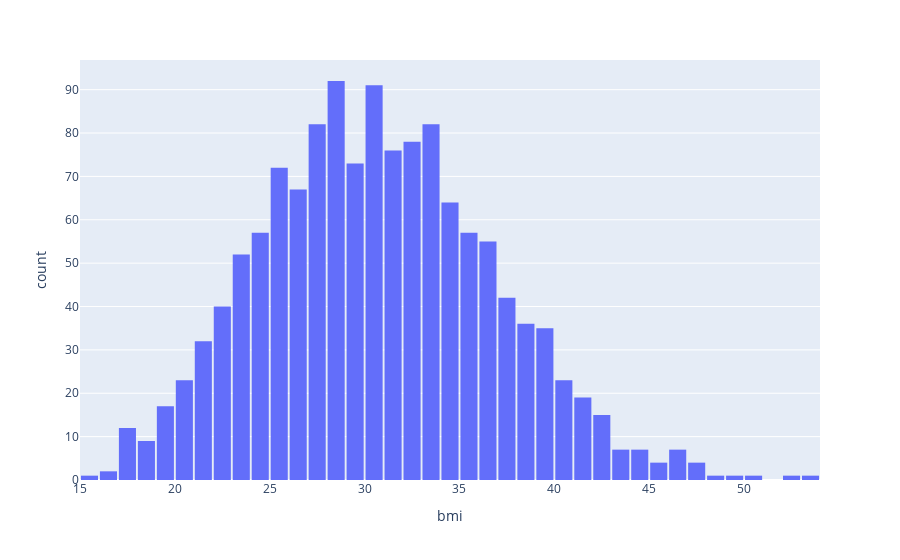

Notebook cell for this chart:
### Markdown cell above
Body Mass Index
Let's look at the distribution of BMI (Body Mass Index) of customers, using a histogram and box plot.

### Code cell
fid=px.histogram(medical_df,x='bmi')
fid.update_layout(bargap=0.1)
fid.show()

### Figure 1 — Plotly figure (JSON) as saved in the notebook; plotly's stock layout.template omitted (floating-point values rounded to 4 significant figures; data arrays with more than 128 entries replaced by an {"elided": "..."} marker saying what was removed)
{"data": [{"alignmentgroup": "True", "bingroup": "x", "hovertemplate": "bmi=%{x}<br>count=%{y}<extra></extra>", "legendgroup": "", "marker": {"color": "#636efa", "pattern": {"shape": ""}}, "name": "", "offsetgroup": "", "orientation": "v", "showlegend": false, "type": "histogram", "x": {"elided": "1338 float values"}, "xaxis": "x", "yaxis": "y"}], "layout": {"autosize": true, "bargap": 0.1, "barmode": "relative", "legend": {"tracegroupgap": 0}, "margin": {"t": 60}, "xaxis": {"anchor": "y", "autorange": true, "domain": [0, 1], "range": [15, 54], "title": {"text": "bmi"}, "type": "linear"}, "yaxis": {"anchor": "x", "autorange": true, "domain": [0, 1], "range": [0, 96.84], "title": {"text": "count"}}}}
